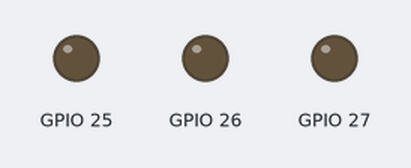
This sketch was run on a simulated ESP32. Parts: output pins drawn as LEDs (lit = HIGH).

Above: at 0.15 s.
Timing chart, 0 to 1.6 s (numbered marks = the images above):
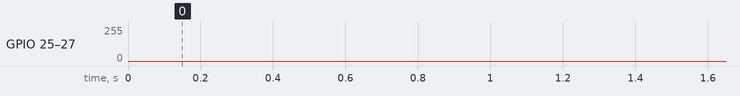

The sketch:

PWM_3color.ino
```cpp
#include "SensorDevs.h"
#include "esp32-hal-ledc.h"

const int freq = 5000;        // Частота ШИМ (Hz)
const int resolution = 10;    // Разрешение (бит)

void setup() {
  /* Конфигурация ШИМ для одного канала светодиода */
  ledcAttach(LED_RED, freq, resolution);
  ledcAttach(LED_GREEN, freq, resolution);
  ledcAttach(LED_BLUE, freq, resolution);
}

void loop() {
  /* Плавное увеличение яркости */
  for (int i = 0; i <= 1023; i++) {
    ledcWrite(LED_RED, i);
    ledcWrite(LED_GREEN, i);
    ledcWrite(LED_BLUE, i);
    delay(1); // Задержка для плавности
  }

  /* Плавное уменьшение яркости */
  for (int i = 1023; i >= 0; i--) {
    ledcWrite(LED_RED, i);
    ledcWrite(LED_GREEN, i);
    ledcWrite(LED_BLUE, i);
    delay(1); // Задержка для плавности
  }
}
```
